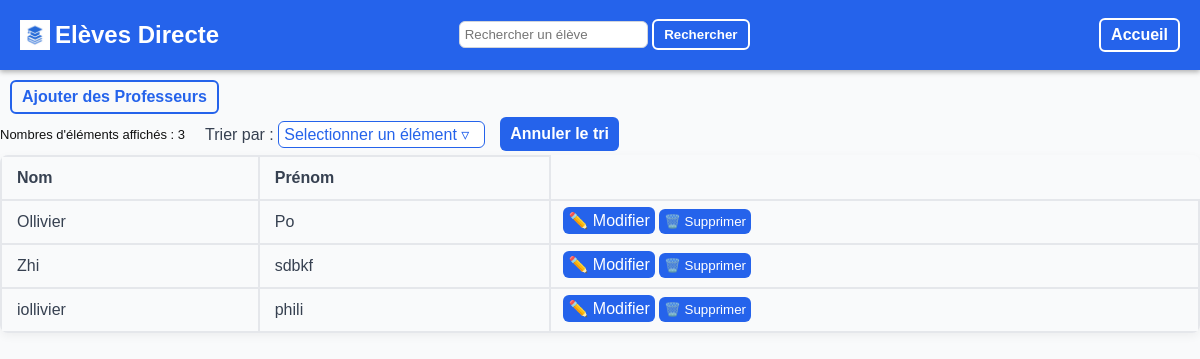
/prof/liste, run on the app's committed database.
### tables this page shows
CREATE TABLE Professeur (
    Id INTEGER PRIMARY KEY AUTOINCREMENT,
    Nom TEXT NOT NULL,
    Prenom TEXT NOT NULL
    );

### Backend.py (the view, shortened to what this page needs)
@app.route('/prof/liste', methods=["POST","GET"])
def liste_prof():
    return render_template('liste.html', valeurs=execute_sql("SELECT * FROM Professeur", ()), colonnes=colonnes_prof, infos= {"URL_ajout": "/prof/ajout", "titre": "Ajouter des Professeurs", "ajout_boutton": "Ajouter des Professeurs" })

### Backend.py (called while the page is built)
def execute_sql(commande, argument=()):
    conn = sqlite3.connect(DB_NAME)
    c = conn.cursor()
    c.execute(commande, argument)
    valeurs = c.fetchall()
    conn.commit()
    conn.close()
    return valeurs

### templates/liste.html (shortened to what this page needs)
<!DOCTYPE html>
<html lang="fr">
<head>
    <link rel="stylesheet" href="../static/styles.css">
</head>
<body>
    {% include "composants/topbar.html" %}
   <a class="back_button" href='{{infos["URL_ajout"]}}'>{{infos["ajout_boutton"]}}</a>
        <div class="haut_tableau">
            <p id="compteur_text" class="compteur">Nombres d'éléments affichés : <span id="compteur"></span></p>
            <div class="dropdown" id="dropdown">
                <label for="dropdown">Trier par : </label>
                <div class="dropdown-button" onclick="toggleMenu()">Selectionner un élément &#9663;
                </div>
            </div>
            <a href='{{infos["URL_actuelle"]}}' class="annuler-button">Annuler le tri</a>
        </div>
    <table>
        <tr>
        {% for c in colonnes %}
            <th>{{ c["titre"] }}</th>
        {% endfor %}
        </tr>
        {% for v in valeurs %}
        <tr>
            {% for c in colonnes %}
            <td>{{v[c["order"]]}}</td>
            {% endfor %}
            <td class="button_case">
                <form class="actions-buttons-form" method="POST">
                    <a href="/update?id={{ v[0] }}">✏️ Modifier</a>
                    <button type="submit">🗑️ Supprimer</button>
                </form>
            </td>
        </tr>
        {% endfor %}
    </table>
</body>
</html>

### templates/composants/topbar.html (shortened to what this page needs)
<div class="topbar">
        <a class="logo" href="/">
        <img src="../static/icon.png" alt="">
        <h2>Elèves Directe</h2>
        </a>
        <form>
            <input type="text" name="recherche" placeholder="Rechercher un élève" value="{{ recherche }}">
        <button type="submit">Rechercher</button>
    </form>
    <nav>
        <a href='/' class="ajout_button"  >Accueil</a>
    </nav>
    </div>

### static/styles.css (style rules this page uses)
body { font-family: Arial, sans-serif; background-color: #f9fafb; color: #2563eb; margin: 0; }
.ajout_button { display: inline-block; border: 2px solid white; border-radius: 6px; padding: 6px 10px; text-decoration: none; font-weight: bold; color: white; cursor: pointer; }
table { width : 100%; box-shadow: 0 3px 10px rgba(0,0,0,0.05); border-collapse: collapse; border-radius: 8px; overflow: hidden; }
th, td { border: 2px solid #e5e7eb; overflow: hidden; text-align: left; color: #374151; padding: 12px 15px; }
input { color: #000000; padding: 5px; border : 1px solid #d1d5db; outline: none; transition: border-color 0.2s; border-radius: 6px; cursor: text; }
label { color: #374151; }
.button_case { padding: 1px; gap: 10px; align-items: center; width:min-content; }
.button_case button { background-color: #2563eb; color : white; border: none; padding: 5px; border-radius: 6px; cursor: pointer; }
.button_case a { background-color: #2563eb; color : white; border: none; padding: 5px; border-radius: 6px; cursor: pointer; text-decoration: none; }
.back_button { display: inline-block; border: 2px solid #2563eb; border-radius: 6px; padding: 6px 10px; text-decoration: none; font-weight: bold; color: #2563eb; cursor: pointer; margin-top: 10px; margin-left: 10px; }
.actions-buttons-form { padding: 1px; gap: 10px; align-items: center; margin-left: 10px; }
.topbar { background-color: #2563eb; color: white; display: flex; justify-content: space-between; align-items: center; padding: 1px 20px; box-shadow: 0 2px 5px rgba(0, 0, 0, 0.3); }
.topbar button { display: inline-block; border: 2px solid white; border-radius: 6px; padding: 6px 10px; text-decoration: none; font-weight: bold; color: white; background-color: #2563eb; cursor: pointer; }
.topbar form { align-content: center; }
.topbar img { width: 30px; height: 30px; margin-right: 5px; }
.topbar nav { margin-left: 110px; }
.logo { display: flex; align-items: center; text-decoration: none; color: white; }
.dropdown-button { display: inline-block; border: 1px solid #2563eb; border-radius: 6px; padding: 3px 5px; color: #2563eb; background-color: white; margin-right: 5px; cursor: pointer; width: 195px; }
.dropdown { position: relative; display: inline-block; margin-left: 20px; }
.compteur { color: #111; font-size: small; }
.haut_tableau { display: flex; align-items: center; margin: 0; }
.annuler-button { background-color: #2563eb; color : white; border: none; padding: 8px 10px; border-radius: 6px; cursor: pointer; font-weight: bold; cursor: pointer; text-decoration: none; margin-left: 10px ; }

### data on the page
Professeur: Nom "Ollivier" "Po"
Professeur: Nom "Zhi" "sdbkf"
Professeur: Nom "iollivier" "phili"

### other printed values
{{ infos["ajout_boutton"] }} "Ajouter des Professeurs"
{{ c["titre"] }} "Nom" "Prénom"
